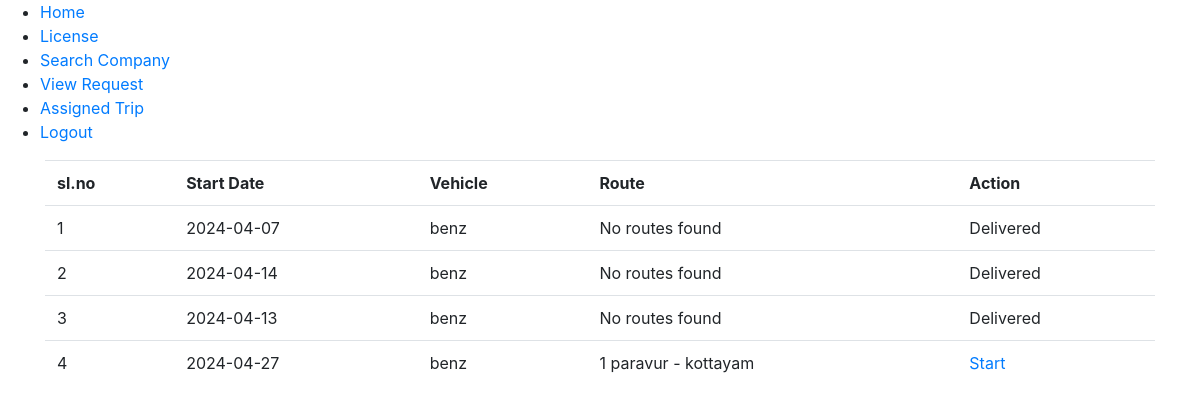
Screenshot of /Driver/AssignedTrip/ (signed in) with the database file from the repository.
### Company/models.py (models this page shows)
class tbl_transport_shedule(models.Model):
    transport_shedule_id = models.AutoField(primary_key=True)
    transport_shedule_date = models.DateField(auto_now_add=True)
    transport_request_id = models.ForeignKey(tbl_transport_request,on_delete=models.CASCADE)
    transport_shedule_status = models.IntegerField(default=0)
    driver_1_id = models.ForeignKey(tbl_driver,on_delete=models.CASCADE,related_name="driver_1_id")
    driver_2_id = models.ForeignKey(tbl_driver,on_delete=models.CASCADE,related_name="driver_2_id")
    vehicle_id = models.ForeignKey(tbl_vehicle,on_delete=models.CASCADE)

class tbl_vehicle(models.Model):
    vehicle_id = models.AutoField(primary_key=True)
    vehicle_chase_no = models.CharField(max_length=50)
    vehicle_reg_no = models.CharField(max_length=50)
    vehicle_insurance_date = models.CharField(max_length=50)
    vehicle_insurance_exp = models.CharField(max_length=50)
    vehicle_status = models.IntegerField(default=0)
    vehiclesubtype_id = models.ForeignKey(tbl_vehiclesubtype,on_delete=models.CASCADE)
    company_id = models.ForeignKey(tbl_company,on_delete=models.CASCADE)
    vehicle_detailes = models.CharField(max_length=100)
    vehicle_name = models.CharField(max_length=50)
    vehicle_amount = models.CharField(max_length=50)
    vehicle_capacity = models.CharField(max_length=50)

### User/models.py (models this page shows)
class tbl_transport_request(models.Model):
    transport_request_id = models.AutoField(primary_key=True)
    transport_request_description = models.CharField(max_length=50)
    transport_request_date = models.DateField(auto_now_add=True)
    transport_request_qty = models.CharField(max_length=50)
    transport_request_rate = models.CharField(max_length=50,null=True)
    transport_request_for_date = models.CharField(max_length=50)
    transport_request_status = models.PositiveIntegerField(default=0)
    user_id = models.ForeignKey(tbl_user,on_delete=models.CASCADE)
    from_location_id = models.ForeignKey(tbl_location,on_delete=models.CASCADE,related_name="from_location_id")
    to_location_id = models.ForeignKey(tbl_location,on_delete=models.CASCADE,related_name="to_location_id")
    transport_request_reply = models.CharField(max_length=50, default='0')
    company_id = models.ForeignKey(tbl_company,on_delete=models.CASCADE)
    category_id = models.ForeignKey(tbl_category,on_delete=models.CASCADE)
    delivery_time = models.CharField(max_length=50)
    delivery_date = models.CharField(max_length=50)

### Admin/models.py (models this page shows)
class tbl_route(models.Model):
    route_id = models.AutoField(primary_key=True)
    route_name = models.CharField(max_length=50)
    from_location_id = models.ForeignKey(tbl_location, on_delete=models.CASCADE, related_name="from_routes",null=True)
    to_location_id = models.ForeignKey(tbl_location, on_delete=models.CASCADE, related_name="to_routes",null=True)
    route_distance = models.DecimalField(max_digits=10, decimal_places=2,null=True)

### Driver/views.py (the view)
# urls.py: path('AssignedTrip/',views.AssignedTrip,name="AssignedTrip"),
def AssignedTrip(request):
    did = tbl_driver.objects.get(driver_id=request.session['did'])
    data = tbl_transport_shedule.objects.filter(driver_1_id=did) | tbl_transport_shedule.objects.filter(driver_2_id=did)
    for item in data:
        transportdata = tbl_transport_request.objects.get(transport_request_id=item.transport_request_id.transport_request_id)
        start_id = transportdata.from_location_id.location_id
        end_id = transportdata.to_location_id.location_id
        shortest_path_data = dijkstra(start_id, end_id)
        item.shortest_path = shortest_path_data
    return render(request,"Driver/AssignedTrip.html",{'data':data})

### Driver/Templates/Driver/AssignedTrip.html (shortened to what this page needs)
{% extends 'Driver/Include.html' %}
{% load static %}
{% block content %}
<!DOCTYPE html>
<html>
<head>
    <link href="https://stackpath.bootstrapcdn.com/bootstrap/4.5.2/css/bootstrap.min.css" rel="stylesheet">
</head>
<body>
    <form>
        <div class="container">
            <table class="table">
                <tr>
                    <th>sl.no</th>
                    <th>Start Date</th>
                    <th>Vehicle</th>
                    <th>Route</th>
                    <th>Action</th>
                </tr>
                {% for schedule in data %}
                <tr>
                    <td>{{ forloop.counter }}</td>
                    <td>{{ schedule.transport_request_id.transport_request_for_date }}</td>
                    <td>{{ schedule.vehicle_id.vehicle_name }}
                    </td>
                    <td>{{ schedule.shortest_path }}</td>
                    <td>
                        {% if schedule.transport_request_id.transport_request_status == 2 %}
                            <a href="{% url 'driver:AssignedUpdate' schedule.transport_request_id.transport_request_id 3 %}">Start</a>
                        {% elif schedule.transport_request_id.transport_request_status == 3 %}
                            <a href="{% url 'driver:AssignedUpdate' schedule.transport_request_id.transport_request_id 4 %}">Delivered ?</a>
                        {% else %}
                            Delivered
                        {% endif %}
                    </td>
                </tr>
                {% endfor %}
            </table>
        </div>
    </form>
</body>
</html>
{% endblock content %}

### rows the page displays
tbl_transport_shedule: transport_request_id.transport_request_for_date "2024-04-07", vehicle_id.vehicle_name "benz", shortest_path "No routes found", shows "Delivered"
tbl_transport_shedule: transport_request_id.transport_request_for_date "2024-04-14", vehicle_id.vehicle_name "benz", shortest_path "No routes found", shows "Delivered"
tbl_transport_shedule: transport_request_id.transport_request_for_date "2024-04-13", vehicle_id.vehicle_name "benz", shortest_path "No routes found", shows "Delivered"
tbl_transport_shedule: transport_request_id.transport_request_for_date "2024-04-27", vehicle_id.vehicle_name "benz", shortest_path "1 paravur - kottayam", shows "Start"
